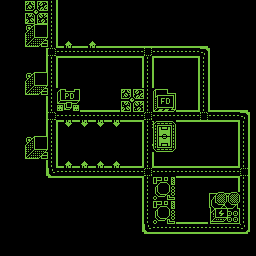

Below is a game level as drawn by its tile map, then a one-line description and the .tmx that defines it (tile-layer data replaced by summaries):
An orthogonal 32x32 tile map with 8x8 px tiles, 2 tile layers (background, City) and 24 objects (2x light1v, 2x light7v, 2x light11v, 2x light21v, 2x light4h, ...).

<map version="1.10" tiledversion="1.11.0" orientation="orthogonal" renderorder="right-down" width="32" height="32" tilewidth="8" tileheight="8" infinite="0" nextlayerid="5" nextobjectid="30">
 <tileset firstgid="1" source="./testtileset7.tsx" />
 <layer id="1" name="background" width="32" height="32">
  <data>[1024 cells, 1024 non-empty, 1 distinct tile ids]</data>
 </layer>
 <objectgroup id="3" name="Lights">
  <object id="2" name="light1" type="light1v" x="48" y="47" width="7.56522" height="2">
   <properties>
    <property name="isAutoLock" type="bool" value="true" />
    <property name="isOpen" type="bool" value="false" />
    <property name="orientation" value="vertical" />
   </properties>
  </object>
  <object id="8" name="light7" type="light7v" x="144.116" y="111.233" width="7.56522" height="2">
   <properties>
    <property name="isAutoLock" type="bool" value="true" />
    <property name="isOpen" type="bool" value="false" />
    <property name="orientation" value="vertical" />
   </properties>
  </object>
  <object id="12" name="light11" type="light11v" x="144.116" y="167.295" width="7.56522" height="2">
   <properties>
    <property name="isAutoLock" type="bool" value="true" />
    <property name="isOpen" type="bool" value="false" />
    <property name="orientation" value="vertical" />
   </properties>
  </object>
  <object id="25" name="light21" type="light21v" x="240.153" y="167.028" width="7.56522" height="2">
   <properties>
    <property name="isAutoLock" type="bool" value="true" />
    <property name="isOpen" type="bool" value="false" />
    <property name="orientation" value="vertical" />
   </properties>
  </object>
  <object id="20" name="light18" type="light18v" x="200.046" y="110.868" width="7.56522" height="2">
   <properties>
    <property name="isAutoLock" type="bool" value="true" />
    <property name="isOpen" type="bool" value="false" />
    <property name="orientation" value="vertical" />
   </properties>
  </object>
  <object id="7" name="light4" type="light4h" x="48.0485" y="110.547" width="7.56522" height="2">
   <properties>
    <property name="isAutoLock" type="bool" value="true" />
    <property name="isOpen" type="bool" value="false" />
    <property name="orientation" value="vertical" />
   </properties>
  </object>
  <object id="3" name="light2" type="light1v" x="48.1739" y="55.4783" width="7.56522" height="2">
   <properties>
    <property name="isAutoLock" type="bool" value="true" />
    <property name="isOpen" type="bool" value="false" />
    <property name="orientation" value="vertical" />
   </properties>
  </object>
  <object id="9" name="light8" type="light7v" x="144.29" y="119.711" width="7.56522" height="2">
   <properties>
    <property name="isAutoLock" type="bool" value="true" />
    <property name="isOpen" type="bool" value="false" />
    <property name="orientation" value="vertical" />
   </properties>
  </object>
  <object id="13" name="light12" type="light11v" x="144.29" y="175.774" width="7.56522" height="2">
   <properties>
    <property name="isAutoLock" type="bool" value="true" />
    <property name="isOpen" type="bool" value="false" />
    <property name="orientation" value="vertical" />
   </properties>
  </object>
  <object id="26" name="light22" type="light21v" x="240.327" y="175.507" width="7.56522" height="2">
   <properties>
    <property name="isAutoLock" type="bool" value="true" />
    <property name="isOpen" type="bool" value="false" />
    <property name="orientation" value="vertical" />
   </properties>
  </object>
  <object id="17" name="light17" type="light17v" x="144.197" y="55.43" width="7.56522" height="2">
   <properties>
    <property name="isAutoLock" type="bool" value="true" />
    <property name="isOpen" type="bool" value="false" />
    <property name="orientation" value="vertical" />
   </properties>
  </object>
  <object id="6" name="light5" type="light4h" x="48.2224" y="119.026" width="7.56522" height="2">
   <properties>
    <property name="isAutoLock" type="bool" value="true" />
    <property name="isOpen" type="bool" value="false" />
    <property name="orientation" value="vertical" />
   </properties>
  </object>
  <object id="4" name="light3" type="light2h" x="55.6087" y="48.087" width="1.34783" height="7.91304">
   <properties>
    <property name="isAutoLock" type="bool" value="true" />
    <property name="isOpen" type="bool" value="true" />
    <property name="orientation" value="horizontal" />
   </properties>
  </object>
  <object id="10" name="light9" type="light9h" x="151.725" y="112.32" width="1.34783" height="7.91304">
   <properties>
    <property name="isAutoLock" type="bool" value="true" />
    <property name="isOpen" type="bool" value="true" />
    <property name="orientation" value="horizontal" />
   </properties>
  </object>
  <object id="14" name="light14" type="light12h" x="151.725" y="168.382" width="1.34783" height="7.91304">
   <properties>
    <property name="isAutoLock" type="bool" value="true" />
    <property name="isOpen" type="bool" value="true" />
    <property name="orientation" value="horizontal" />
   </properties>
  </object>
  <object id="23" name="light20" type="light19h" x="207.655" y="111.955" width="1.34783" height="7.91304">
   <properties>
    <property name="isAutoLock" type="bool" value="true" />
    <property name="isOpen" type="bool" value="true" />
    <property name="orientation" value="horizontal" />
   </properties>
  </object>
  <object id="19" name="light16" type="light16h" x="151.631" y="48.0387" width="1.34783" height="7.91304">
   <properties>
    <property name="isAutoLock" type="bool" value="true" />
    <property name="isOpen" type="bool" value="true" />
    <property name="orientation" value="horizontal" />
   </properties>
  </object>
  <object id="11" name="light10" type="light9h" x="143.163" y="112.101" width="1.34783" height="7.91304">
   <properties>
    <property name="isAutoLock" type="bool" value="true" />
    <property name="isOpen" type="bool" value="true" />
    <property name="orientation" value="horizontal" />
   </properties>
  </object>
  <object id="15" name="light13" type="light12h" x="143.163" y="168.164" width="1.34783" height="7.91304">
   <properties>
    <property name="isAutoLock" type="bool" value="true" />
    <property name="isOpen" type="bool" value="true" />
    <property name="orientation" value="horizontal" />
   </properties>
  </object>
  <object id="27" name="light23" type="light23h" x="239.2" y="167.897" width="1.34783" height="7.91304">
   <properties>
    <property name="isAutoLock" type="bool" value="true" />
    <property name="isOpen" type="bool" value="true" />
    <property name="orientation" value="horizontal" />
   </properties>
  </object>
  <object id="22" name="light19" type="light19h" x="199.092" y="111.736" width="1.34783" height="7.91304">
   <properties>
    <property name="isAutoLock" type="bool" value="true" />
    <property name="isOpen" type="bool" value="true" />
    <property name="orientation" value="horizontal" />
   </properties>
  </object>
  <object id="18" name="light15" type="light15h" x="143.069" y="47.8199" width="1.34783" height="7.91304">
   <properties>
    <property name="isAutoLock" type="bool" value="true" />
    <property name="isOpen" type="bool" value="true" />
    <property name="orientation" value="horizontal" />
   </properties>
  </object>
  </objectgroup>
 <objectgroup id="4" name="Path" visible="0">
  <!-- 1 objects omitted --></objectgroup>
 <layer id="2" name="City" width="32" height="32">
  <data>[1024 cells, 447 non-empty, 83 distinct tile ids]</data>
 </layer>
</map>
<!-- 2 of 24 objects omitted -->